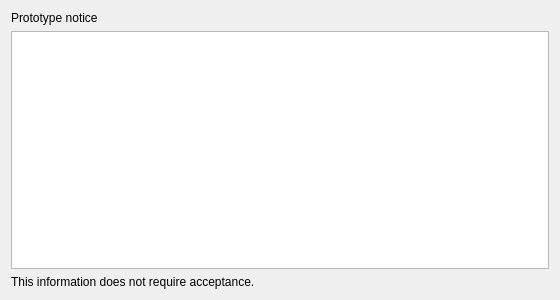
<?xml version="1.0" encoding="UTF-8"?>
<ui version="4.0">
 <class>PrototypeNoticePage</class>
 <widget class="QWidget" name="PrototypeNoticePage">
  <property name="minimumSize"><size><width>560</width><height>300</height></size></property>
  <property name="windowTitle"><string>Prototype notice</string></property>
  <layout class="QVBoxLayout" name="verticalLayout">
   <item><widget class="QLabel" name="titleLabel"><property name="text"><string>Prototype notice</string></property></widget></item>
   <item><widget class="QPlainTextEdit" name="noticeText"><property name="readOnly"><bool>true</bool></property><property name="plainText"><string/></property></widget></item>
   <item><widget class="QLabel" name="informationLabel"><property name="text"><string>This information does not require acceptance.</string></property><property name="wordWrap"><bool>true</bool></property></widget></item>
  </layout>
 </widget>
 <resources/>
 <connections/>
</ui>
